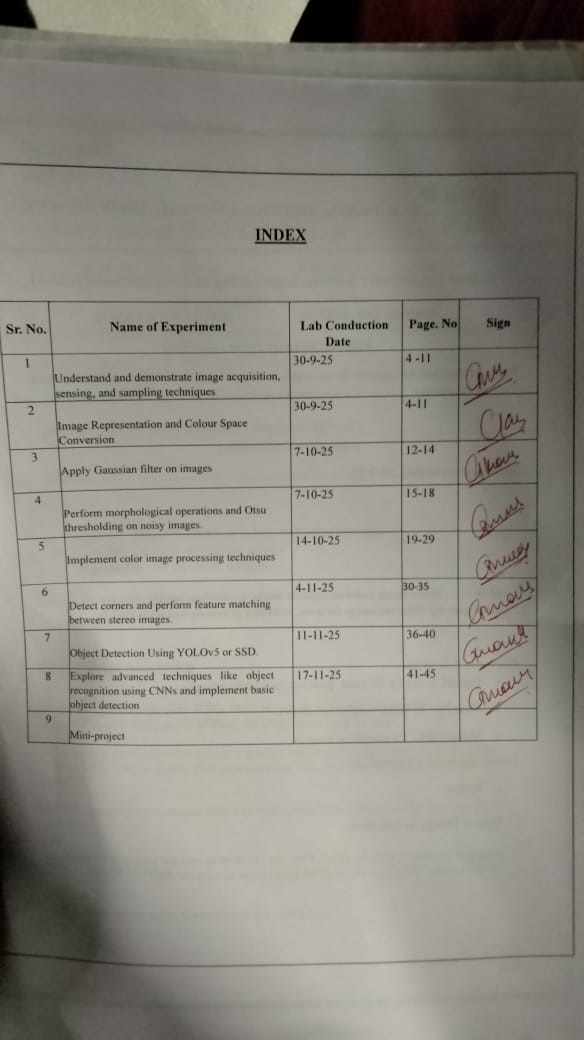
#> input picture GOth .jpg, 584 x 1040 px
$ jupyter execute CV_Lab2.ipynb
#> lines starting #> are read from the running program, lines starting #| are printed output that depends on the picture
# **Shivam Krishna Mishra 20230802060**

[cell 1]
import cv2
import numpy as np
import matplotlib.pyplot as plt
from google.colab import files


# Read the image from the specified path
img = cv2.imread('/content/WhatsApp Image 2025-11-07 at 03.23.03_b2664bae.jpg')

# Check if the image was loaded successfully
if img is None:
    print("Error: Image not found or could not be loaded. Please check the path or upload the image.")
    uploaded = files.upload()
#> the answer given: GOth .jpg
    for fn in uploaded.keys():
        print('User uploaded file "{name}" with length {length} bytes'.format(
            name=fn, length=len(uploaded[fn])))
        img = cv2.imread(fn)
#> img is the input picture: shape (1040, 584, 3); mean B, G, R 129.2, 137.2, 140.1
        if img is not None:
            print(f"Successfully loaded uploaded image: {fn}")
            break
    if img is None:
        print("Error: No valid image was uploaded or found. Exiting.")
    else:
        # Convert the original image (BGR format) to Grayscale
        gray_img = cv2.cvtColor(img, cv2.COLOR_BGR2GRAY)

        # Convert the original image to HSV (Hue, Saturation, Value) color space
        hsv_img = cv2.cvtColor(img, cv2.COLOR_BGR2HSV)
#> hsv_img: shape (1040, 584, 3); mean H, S, V 23.9, 23.8, 140.1

        # Convert the original image to LAB (Lightness, A-channel, B- channel) color space
        lab_img = cv2.cvtColor(img, cv2.COLOR_BGR2LAB)
#> lab_img: shape (1040, 584, 3); mean of channels 0, 1, 2 144.9, 127.6, 132.6

        # Create a figure window with size 12x6 inches
        plt.figure(figsize=(12, 6))


        # Display the original image (convert BGR to RGB for correct display in matplotlib)
        plt.subplot(1, 4, 1)
        plt.imshow(cv2.cvtColor(img, cv2.COLOR_BGR2RGB))
        plt.title('Original Image')
        plt.axis('off')	# Hide axis borders

        # Display the grayscale image
        plt.subplot(1, 4, 2)
        plt.imshow(gray_img, cmap='gray')
        plt.title('Grayscale Image')
        plt.axis('off')

        # Display the HSV image
        plt.subplot(1, 4, 3)
        plt.imshow(hsv_img)
        plt.title('HSV Image')
        plt.axis('off')

        # Display the LAB image
        plt.subplot(1, 4, 4)
        plt.imshow(lab_img)
        plt.title('LAB Image')
        plt.axis('off')

        # Adjust layout to avoid overlapping
        plt.tight_layout()

        # Show the final output
        plt.show()
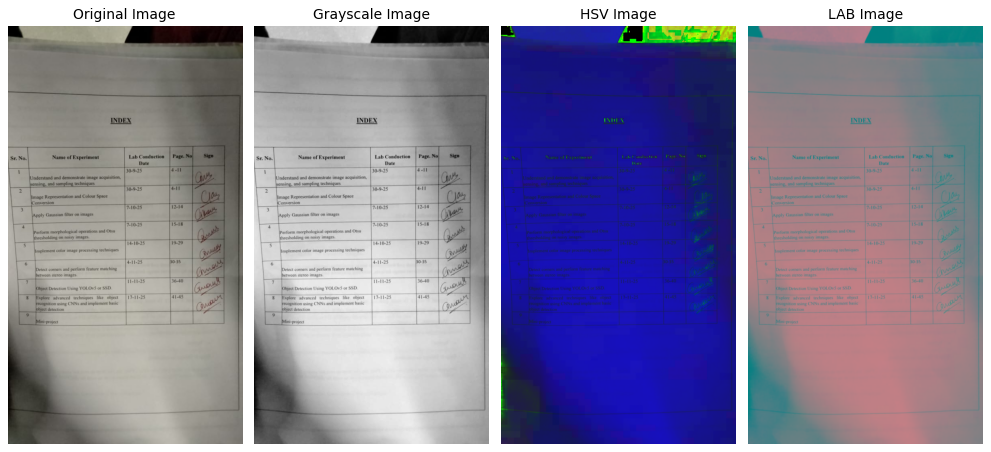
#> figure drawn by matplotlib, 4 panels
else:
    # Convert the original image (BGR format) to Grayscale
    gray_img = cv2.cvtColor(img, cv2.COLOR_BGR2GRAY)

    # Convert the original image to HSV (Hue, Saturation, Value) color space
    hsv_img = cv2.cvtColor(img, cv2.COLOR_BGR2HSV)

    # Convert the original image to LAB (Lightness, A-channel, B- channel) color space
    lab_img = cv2.cvtColor(img, cv2.COLOR_BGR2LAB)

    # Create a figure window with size 12x6 inches
    plt.figure(figsize=(12, 6))


    # Display the original image (convert BGR to RGB for correct display in matplotlib)
    plt.subplot(1, 4, 1)
    plt.imshow(cv2.cvtColor(img, cv2.COLOR_BGR2RGB))
    plt.title('Original Image')
    plt.axis('off')	# Hide axis borders

    # Display the grayscale image
    plt.subplot(1, 4, 2)
    plt.imshow(gray_img, cmap='gray')
    plt.title('Grayscale Image')
    plt.axis('off')

    # Display the HSV image
    plt.subplot(1, 4, 3)
    plt.imshow(hsv_img)
    plt.title('HSV Image')
    plt.axis('off')

    # Display the LAB image
    plt.subplot(1, 4, 4)
    plt.imshow(lab_img)
    plt.title('LAB Image')
    plt.axis('off')

    # Adjust layout to avoid overlapping
    plt.tight_layout()

    # Show the final output
    plt.show()
